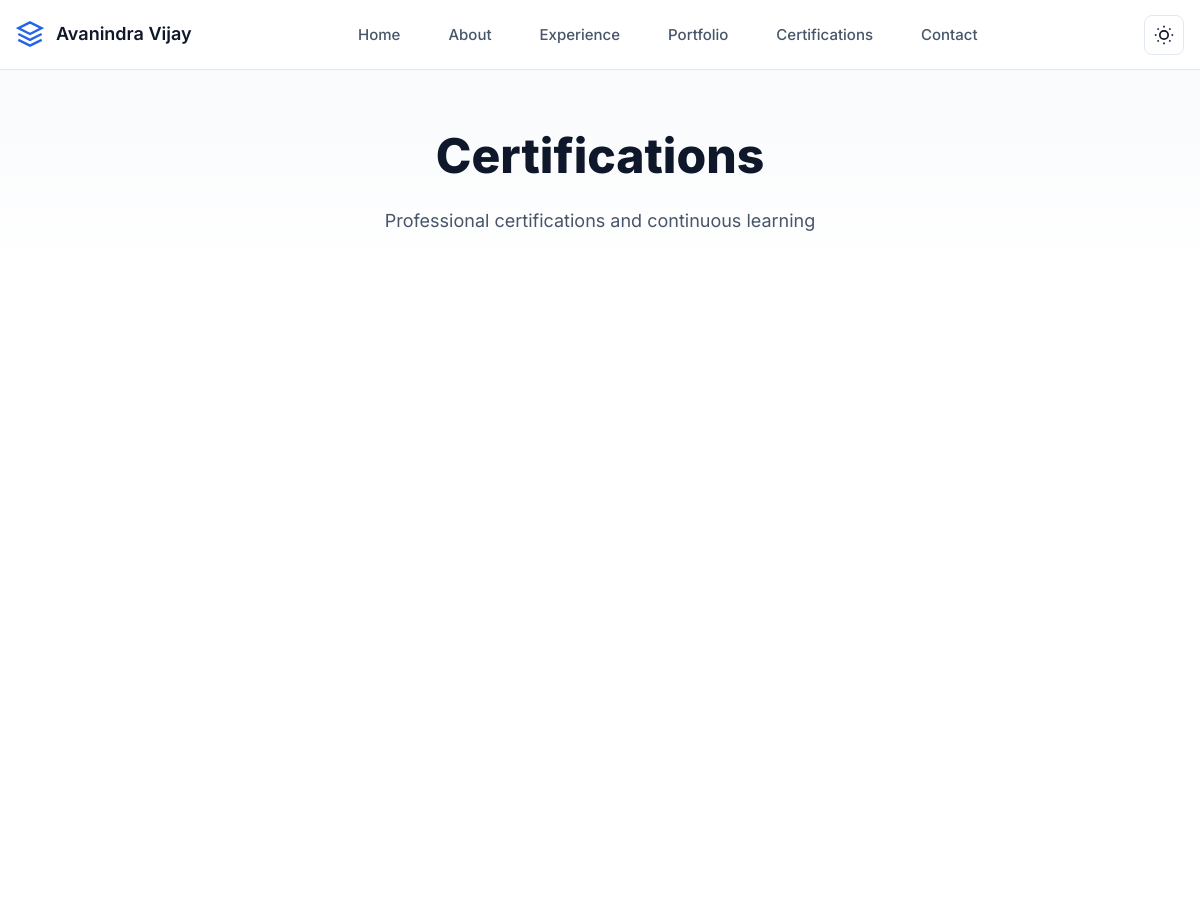
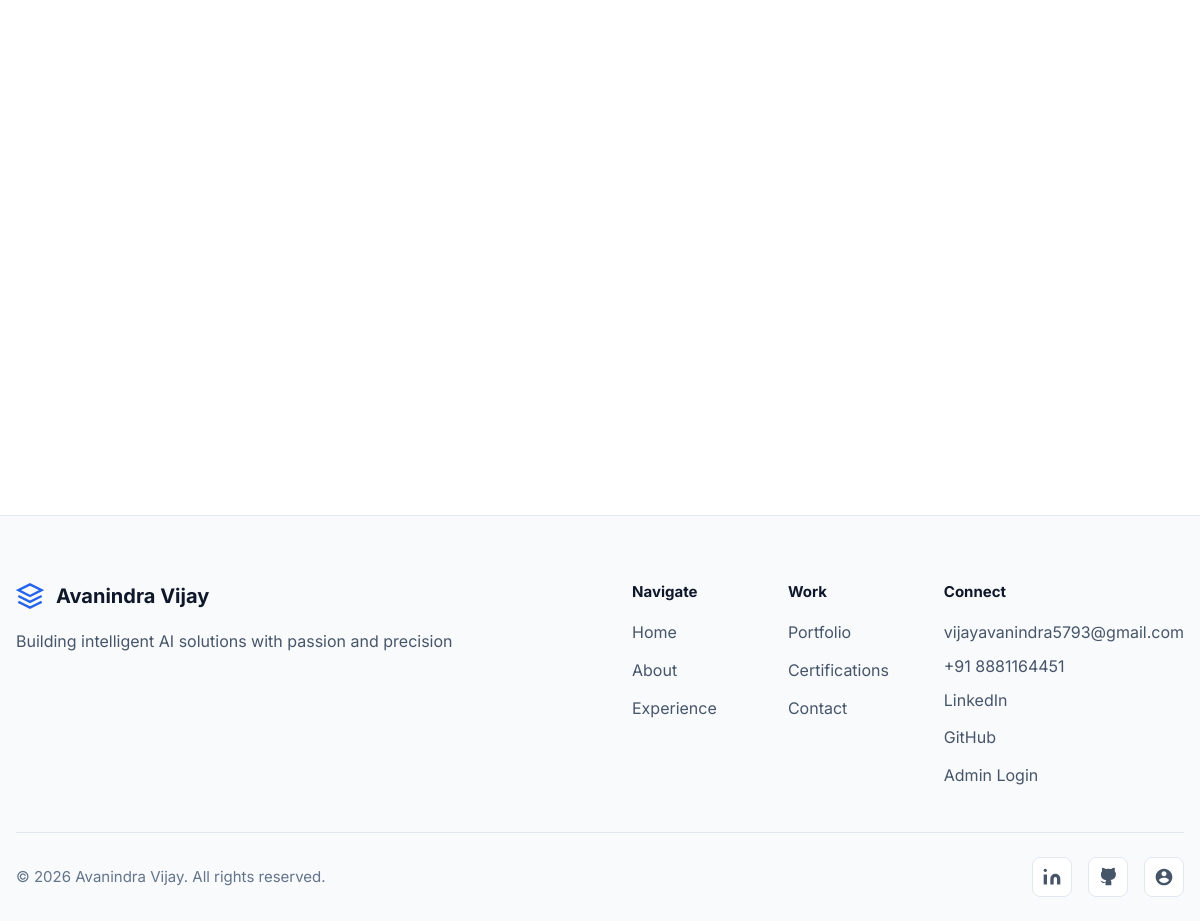
Page /certifications/ on the committed database (2 pictures, top to bottom).
### app/models.py (models this page shows, shortened)
class Profile(models.Model):
    name = models.CharField(max_length=100, default="Avanindra Vijay")
    title = models.CharField(max_length=200, default="Software Engineer & Data Scientist")
    email = models.EmailField(default="vijayavanindra5793@gmail.com")
    phone = models.CharField(max_length=20, default="+91 8881164451")
    location = models.CharField(max_length=100, default="Delhi, India")
    linkedin_url = models.URLField(blank=True, null=True)
    github_url = models.URLField(blank=True, null=True)
    resume_url = models.URLField(blank=True, null=True)
    about_intro = models.TextField(help_text="First paragraph of about section")
    about_details = models.TextField(help_text="Detailed description")
    about_current = models.TextField(help_text="What you're currently doing")
    cgpa = models.DecimalField(max_digits=4, decimal_places=2, default=8.66)
    projects_count = models.IntegerField(default=5)
    certifications_count = models.IntegerField(default=7)
    data_records_processed = models.CharField(max_length=20, default="50K+")
    available_for_work = models.BooleanField(default=True)
    updated_at = models.DateTimeField(auto_now=True)
    class Meta:
        verbose_name = "Profile"
        verbose_name_plural = "Profile"

### app/views.py (the view)
# urls.py: path('certifications/', views.certifications, name='certifications'),
def certifications(request):
    context = get_profile_context()
    context.update({
        'certifications': Certification.objects.filter(is_active=True),
    })
    return render(request, 'certifications.html', context)

### app/views.py (called while the page is built)
def get_profile_context():
    try:
        profile = Profile.objects.first()
    except Profile.DoesNotExist:
        profile = None
    return {'profile': profile}

### templates/certifications.html (shortened to what this page needs)
{% extends "base.html" %}
{% block content %}
<section class="page-header">
    <div class="container">
        <h1 class="page-title">Certifications</h1>
        <p class="page-subtitle">Professional certifications and continuous learning</p>
    </div>
</section>
<section class="certifications-section">
    <div class="container">
        <div class="certifications-grid">
        </div>
    </div>
</section>
{% endblock %}

### templates/base.html (shortened to what this page needs)
<!DOCTYPE html>
<html lang="en">
<head>
    <link rel="stylesheet" href="/static/css/style.css">
</head>
<body>
    <header class="header">
        <div class="container">
            <a href="/" class="nav-brand">
                <div class="brand-icon">
                    <svg viewBox="0 0 24 24" fill="none" stroke="currentColor" stroke-width="2">
                        <path d="M12 2L2 7l10 5 10-5-10-5z"></path>
                        <path d="M2 17l10 5 10-5M2 12l10 5 10-5"></path>
                    </svg>
                </div>
                <span class="brand-text">{% if profile %}{{ profile.name }}{% else %}Avanindra Vijay{% endif %}</span>
            </a>
            <nav class="nav-desktop">
                <a href="/" class="nav-link">Home</a>
                <a href="/about" class="nav-link">About</a>
                <a href="/experience" class="nav-link">Experience</a>
                <a href="/portfolio" class="nav-link">Portfolio</a>
                <a href="/certifications" class="nav-link">Certifications</a>
                <a href="/contact" class="nav-link">Contact</a>
            </nav>
            <div class="nav-actions">
                <button class="theme-toggle" id="themeToggle" aria-label="Toggle theme">
                </button>
            </div>
        </div>
    </header>
    <main class="main-content">
        {% block content %}{% endblock %}
    </main>
    <footer class="footer">
        <div class="container">
            <div class="footer-content">
                <div class="footer-left">
                    <div class="footer-brand">
                        <div class="brand-icon">
                            <svg viewBox="0 0 24 24" fill="none" stroke="currentColor" stroke-width="2">
                                <path d="M12 2L2 7l10 5 10-5-10-5z"></path>
                                <path d="M2 17l10 5 10-5M2 12l10 5 10-5"></path>
                            </svg>
                        </div>
                        <span>{% if profile %}{{ profile.name }}{% else %}Avanindra Vijay{% endif %}</span>
                    </div>
                    <p class="footer-tagline">Building intelligent AI solutions with passion and precision</p>
                </div>
                <div class="footer-links">
                    <div class="footer-column">
                        <h4>Navigate</h4>
                        <a href="/">Home</a>
                        <a href="/about">About</a>
                        <a href="/experience">Experience</a>
                    </div>
                    <div class="footer-column">
                        <h4>Work</h4>
                        <a href="/portfolio">Portfolio</a>
                        <a href="/certifications">Certifications</a>
                        <a href="/contact">Contact</a>
                    </div>
                    <div class="footer-column">
                        <h4>{% if user.is_authenticated %}Admin{% else %}Connect{% endif %}</h4>
                        {% if user.is_authenticated %}
                            <a href="/admin/">Admin Panel</a>
                            <a href="/logout/">Logout</a>
                            <span class="footer-user">Logged in as: {{ user.username }}</span>
                        {% else %}
                            <span style="display: block; margin-bottom: 8px; color: var(--text-secondary);">{% if profile %}{{ profile.email }}{% else %}vijayavanindra5793@gmail.com{% endif %}</span>
                            <span style="display: block; margin-bottom: 8px; color: var(--text-secondary);">{% if profile %}{{ profile.phone }}{% else %}+91 8881164451{% endif %}</span>
                            {% if profile and profile.linkedin_url %}
                                <a href="{{ profile.linkedin_url }}" target="_blank" rel="noopener noreferrer">LinkedIn</a>
                            {% else %}
                                <a href="https://www.linkedin.com/in/vijayavanindra/" target="_blank" rel="noopener noreferrer">LinkedIn</a>
                            {% endif %}
                            {% if profile and profile.github_url %}
                                <a href="{{ profile.github_url }}" target="_blank" rel="noopener noreferrer">GitHub</a>
                            {% else %}
                                <a href="https://github.com/AvanindraVijay" target="_blank" rel="noopener noreferrer">GitHub</a>
                            {% endif %}
                            <a href="/login/">Admin Login</a>
                        {% endif %}
                    </div>
                </div>
            </div>
            <div class="footer-bottom">
                <p>&copy; 2026 {% if profile %}{{ profile.name }}{% else %}Avanindra Vijay{% endif %}. All rights reserved.</p>
                <div class="footer-social">
                    {% if profile and profile.linkedin_url %}
                        <a href="{{ profile.linkedin_url }}" target="_blank" rel="noopener noreferrer" aria-label="LinkedIn">
                    {% else %}
                        <a href="https://www.linkedin.com/in/vijayavanindra/" target="_blank" rel="noopener noreferrer" aria-label="LinkedIn">
                    {% endif %}
                        <svg width="20" height="20" viewBox="0 0 24 24" fill="currentColor">
                            <path d="M16 8a6 6 0 0 1 6 6v7h-4v-7a2 2 0 0 0-2-2 2 2 0 0 0-2 2v7h-4v-7a6 6 0 0 1 6-6z"></path>
                            <rect x="2" y="9" width="4" height="12"></rect>
                            <circle cx="4" cy="4" r="2"></circle>
                        </svg>
                    </a>
                    {% if profile and profile.github_url %}
                        <a href="{{ profile.github_url }}" target="_blank" rel="noopener noreferrer" aria-label="GitHub">
                    {% else %}
                        <a href="https://github.com/AvanindraVijay" target="_blank" rel="noopener noreferrer" aria-label="GitHub">
                    {% endif %}
                    </a>
                    {% if not user.is_authenticated %}
                    <a href="/login/" aria-label="Admin Login" title="Admin Login">
                        <svg width="20" height="20" viewBox="0 0 24 24" fill="currentColor">
                            <path d="M12 2C6.48 2 2 6.48 2 12s4.48 10 10 10 10-4.48 10-10S17.52 2 12 2zm0 3c1.66 0 3 1.34 3 3s-1.34 3-3 3-3-1.34-3-3 1.34-3 3-3zm0 14.2c-2.5 0-4.71-1.28-6-3.22.03-1.99 4-3.08 6-3.08 1.99 0 5.97 1.09 6 3.08-1.29 1.94-3.5 3.22-6 3.22z"/>
                        </svg>
                    </a>
                    {% endif %}
                </div>
            </div>
        </div>
    </footer>
</body>
</html>

### rows in the picture
Profile: name "Avanindra Vijay", email "vijayavanindra5793@gmail.com", phone "+91 8881164451"
